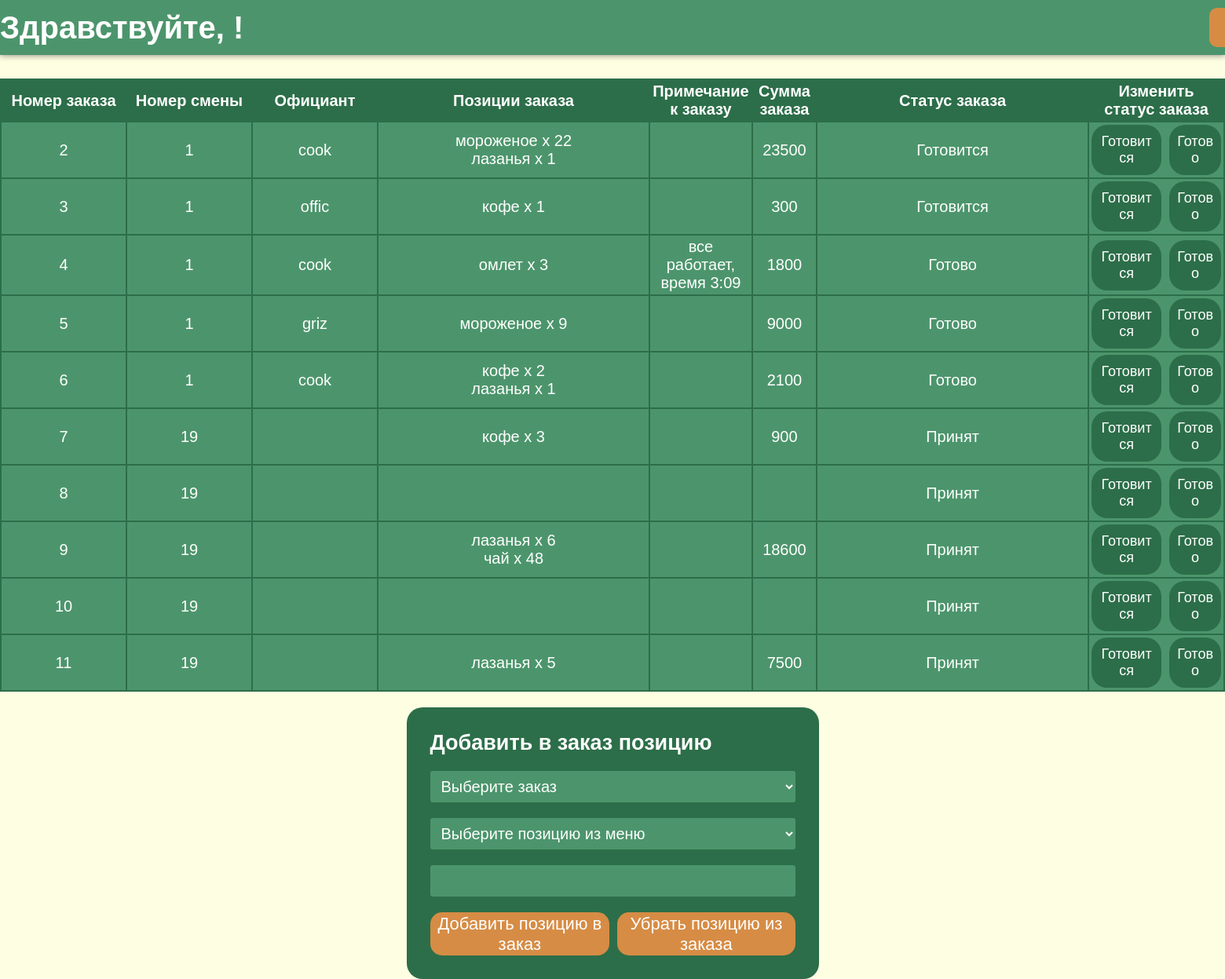
Page /officiant/index.php on the committed database.
### tables this page shows
CREATE TABLE `orders` (
  `ID` int(11) NOT NULL,
  `Idsmena` int(11) NOT NULL,
  `iduser` int(11) DEFAULT NULL,
  `Status` varchar(50) NOT NULL DEFAULT 'Принят',
  `note` varchar(500) DEFAULT NULL
);

CREATE TABLE `Users` (
  `ID` int(11) NOT NULL,
  `login` varchar(120) NOT NULL,
  `password` varchar(255) NOT NULL,
  `role` int(11) NOT NULL
);

### officiant/index.php (the view, shortened to what this page needs)
<!DOCTYPE html>
<html lang="en">
<head>
    <link rel="stylesheet" href="style/style.css">
</head>
<?php
    include('../config.php');
?>
<header class="header__admin">
        <div class="nav__header container">
            <?php
                echo "<h1 class='welcome__header'>Здравствуйте, ". trim(htmlspecialchars($_SESSION['login'])) . "!" ."</h1>";
            ?>
            <form action="" method="post" >
                <button type="submit" name="exitbutton" class="exitbutton">выйти</button>
            </form>
        </div>
    </header>
<body>
    <main>
        <table class="tablerow ">
            <?php
                $orders = $mysqli -> prepare("SELECT * FROM `orders`");
                $orders -> execute();
                $resorder = $orders -> get_result();
                if($resorder ->num_rows > 0){
                    echo '<tr class="">
                            <th class="hero__row number">Номер заказа</th>
                            <th class="hero__row number__of__smena">Номер смены</th>
                            <th class="hero__row number__of__smena">Официант</th>
                            <th class="hero__row status__order__th">Позиции заказа</th>
                            <th class="hero__row">Примечание к заказу</th>
                            <th class="hero__row">Сумма заказа</th>
                            <th class="hero__row status__order__th">Статус заказа</th>
                            <th class="hero__row change__status__order__th">Изменить статус заказа</th>
                        </tr>';
                    while($assocord = $resorder -> fetch_assoc()){
                        echo "<tr>"
                            . "<td>" . trim(htmlspecialchars($assocord['ID'])) . "</td>"
                            . "<td>" . trim(htmlspecialchars($assocord['Idsmena']))  .
                            "</td>";
                            $officiant__on__order = $mysqli -> prepare("SELECT `login` FROM `orders` INNER JOIN `Users` ON `orders`.`iduser` = `Users`.`ID`  WHERE `orders`.`ID` = ?");
                            $officiant__on__order ->bind_param('s', $assocord['ID']);
                            $officiant__on__order -> execute();
                            $resoff = $officiant__on__order->get_result();
                            $assocresoff = $resoff ->fetch_assoc();
                            if($assocresoff){
                                echo "<td>" . trim(htmlspecialchars($assocresoff['login'])). "</td>" ;
                            } else{
                                echo "<td></td>";
                            }
                            $position = $mysqli -> prepare("SELECT `pricemenu`.`Name`, `PosInOrder`.`Count` FROM `PosInOrder` LEFT JOIN `pricemenu` ON `PosInOrder`.`IDeat` = `pricemenu`.`ID` WHERE `IDorder` = ? ");
                            $position -> bind_param('s', $assocord['ID']);
                            $position -> execute();
                            $respos = $position -> get_result();
                            echo "<td>";
                                while($posassoc = $respos -> fetch_assoc()){
                                    echo trim(htmlspecialchars($posassoc['Name']))
                                    . " x "
                                    . trim(htmlspecialchars($posassoc['Count']))
                                    . '<br>';
                            }
                            echo "</td>";
                            echo "<td>" . trim(htmlspecialchars($assocord['note'])) ."</td>";
                            $totalsum = $mysqli ->prepare("SELECT SUM(`pricemenu`.`Price` * `PosInOrder`.`count`) AS 'SUMM' FROM `PosInOrder` JOIN `pricemenu` ON `PosInOrder`.`IDeat` = `pricemenu`.`ID` WHERE `IDorder` = ? ");
                            $totalsum -> bind_param('s', $assocord['ID']);
                            $totalsum -> execute();
                            $resultsum = $totalsum -> get_result();
                            $assocsum = $resultsum -> fetch_assoc();
                            echo "<td>". trim(htmlspecialchars($assocsum['SUMM'])) . "</td>"
                            . "<td>" . trim(htmlspecialchars($assocord['Status'])) . "</td>"
                            . "<td>"
                                . "<form method='post' class='table__buttons'>"
                                    . "<input type='hidden' name='id' value='" . $assocord['ID'] . "'>"
                                    . "<div class='order__status__buttons'>" ."<button type='submit' class='buttons__orders' name='process'>Готовится</button>"
                                    . "<button type='submit' class='buttons__orders' name='ready'>Готово</button>"
                                . "</div>" ."</form>"
                            . "</td>"
                            . "</tr>" ;
                    }
                }
                else{
                    echo '<p class="orders__no">Заказов нет</p>';
                }
            ?>
        </table>
        <section class="registr__section container">
                <form action="" method="post" name="form__smenauser" class="form__smenazadanie">
                    <div class="form__smena">
                        <h2 class="hero__registration">Добавить в заказ позицию</h2>
                        <select name="orderpos" id="" class='input__auth selector__roles'>
                            <option value="">Выберите заказ</option>
                        </select>
                        <select name="positionmenu" id="" class='input__auth selector__roles'>
                            <option value="">Выберите позицию из меню</option>
                        </select>
                    <input type="number" class="input__auth selector__roles" name="countorder">
                    <div class="buttons__options">
                        <button type="submit" name="buttonorder" class="button__smena">Добавить позицию в заказ</button>
                        <button type="submit" name="buttonordermin" class="button__smena">Убрать позицию из заказа</button>
                    </div>
                    </div>
                </form>
            </section>
    </main>
</body>
</html>

### officiant/style/style.css (style rules this page uses)
* { margin: 0; padding: 0; font-family: sans-serif; }
body { background-color: #FEFEE3; }
.header__admin { display: flex; background-color: #4C956C; margin-bottom: 30px; padding: 10px 0; font-size: 20px; align-items: center; filter: drop-shadow(0px 0px 4px rgba(63, 63, 63, 0.7)); }
.exitbutton { font-size: 20px; width: 100px; height: 50px; border-radius: 10px; border:0; background-color: #D68C45; align-items: center; color:white; }
.welcome__header { color: white; }
.nav__header { min-width: 1640px; display: flex; align-items: center; justify-content: space-between; }
.buttons__options { display: flex; flex-wrap: nowrap; gap: 10px; }
.button__smena { height: 55px; border-radius: 15px; font-size: 22px; border:0; background-color: #d68c45; color:white; }
.container { max-width: 1640px; margin: 0 auto; }
.form__smena { display: flex; flex-direction: column; gap: 20px; }
.form__smenazadanie { display: flex; flex-direction: column; justify-content: space-between; min-height: 286px; }
.registr__section { width: 465px; padding: 30px; background-color: #2C6E49; border-radius: 20px; font-size: 18px; color: white; }
.input__auth { height: 40px; border-radius: 3px; font-size: 20px; background-color: #4c956c; color: white; padding-left: 10px; border: 0; }
.input__auth::placeholder { color: white; }
table, th, tr, td { border: 2px solid #2C6E49; border-collapse: collapse; padding: 5px; color: white; background-color: #4C956C; padding: 3px; word-break: break-word; text-align: center; }
.hero__row { background-color: #2C6E49; min-height: 200px; }
.number { min-width: 152px; }
.change__status__order__th { word-break: keep-all; }
.status__order__th { min-width: 338px; word-break: keep-all; align-items: center; }
.buttons__orders { font-size: 18px; padding: 11px 9px; border-radius: 20px; color: white; border: 0; background-color: #2C6E49; }
.order__status__buttons { gap: 10px; display: flex; }
.table__buttons { display: flex; align-items: center; justify-content: center; }
.tablerow { margin: 0 auto; max-width: 1640px; font-size: 20px; margin-bottom: 20px; }
.number__of__smena { min-width: 152px; }

### rows in the picture
orders: ID "2", Idsmena "1", iduser.login "cook", Name "мороженое", Count "22", Name "лазанья", Count "1", SUMM "23500", Status "Готовится"
orders: ID "3", Idsmena "1", iduser.login "offic", Name "кофе", Count "1", SUMM "300", Status "Готовится"
orders: ID "4", Idsmena "1", iduser.login "cook", Name "омлет", Count "3", note "все работает, время 3:09", SUMM "1800", Status "Готово"
orders: ID "5", Idsmena "1", iduser.login "griz", Name "мороженое", Count "9", SUMM "9000", Status "Готово"
orders: ID "6", Idsmena "1", iduser.login "cook", Name "кофе", Count "2", Name "лазанья", Count "1", SUMM "2100", Status "Готово"
orders: ID "7", Idsmena "19", Name "кофе", Count "3", SUMM "900", Status "Принят"
orders: ID "8", Idsmena "19", Status "Принят"
orders: ID "9", Idsmena "19", Name "лазанья", Count "6", Name "чай", Count "48", SUMM "18600", Status "Принят"
orders: ID "10", Idsmena "19", Status "Принят"
orders: ID "11", Idsmena "19", Name "лазанья", Count "5", SUMM "7500", Status "Принят"
